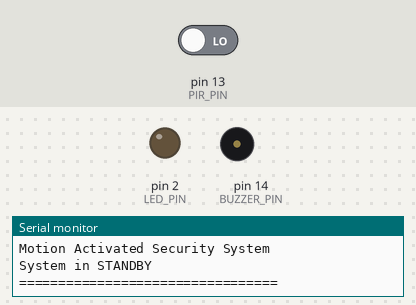
Recording of a sketch running on a simulated Arduino Uno, built with avr-gcc and run on an emulated ATmega328P. On the bench: output pins drawn as LEDs (lit = HIGH), buzzer (waves = sounding), the last lines printed to the serial monitor. The test bench sets the inputs (shaded band); at power-on: pin 13 (PIR_PIN) LOW.

Above: at 1.2 s.
1.3 s: pin 13 (PIR_PIN) driven HIGH
At 1.4 s:
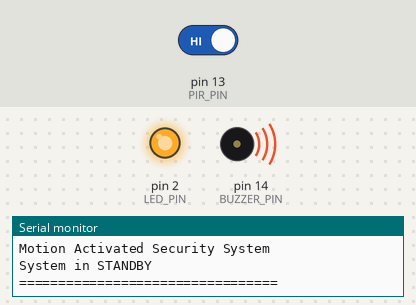
At 2.9 s:
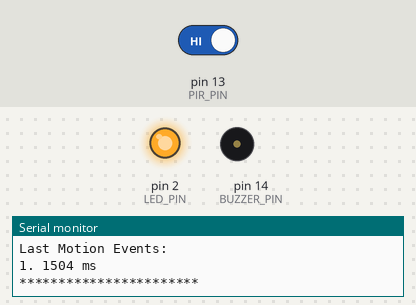
Timing chart, 0 to 4.4 s (numbered marks = the images above; inputs shaded):
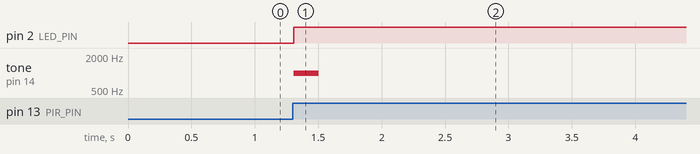

The sketch:

source_code.ino
```cpp
#define PIR_PIN 13
#define LED_PIN 2
#define BUZZER_PIN 14

bool previousMotion = false;
bool alertMode = false;

unsigned long lastMotionTime = 0;

unsigned long eventLog[5];
int eventIndex = 0;

void setup() {

  Serial.begin(115200);

  pinMode(PIR_PIN, INPUT);
  pinMode(LED_PIN, OUTPUT);
  pinMode(BUZZER_PIN, OUTPUT);

  digitalWrite(LED_PIN, LOW);

  Serial.println("=================================");
  Serial.println("Motion Activated Security System");
  Serial.println("System in STANDBY");
  Serial.println("=================================");
}

void loop() {

  bool motion = digitalRead(PIR_PIN);

  if (motion && !previousMotion) {

    alertMode = true;

    lastMotionTime = millis();

    digitalWrite(LED_PIN, HIGH);

    tone(BUZZER_PIN, 1000);
    delay(200);
    noTone(BUZZER_PIN);

    eventLog[eventIndex] = millis();
    eventIndex = (eventIndex + 1) % 5;

    Serial.println();
    Serial.println("******** ALERT ********");
    Serial.print("Motion Detected at ");
    Serial.print(millis());
    Serial.println(" ms");

    Serial.println("Last Motion Events:");

    for (int i = 0; i < 5; i++) {
      if (eventLog[i] != 0) {
        Serial.print(i + 1);
        Serial.print(". ");
        Serial.print(eventLog[i]);
        Serial.println(" ms");
      }
    }

    Serial.println("***********************");
  }

  if (motion) {
    lastMotionTime = millis();
  }

  if (alertMode && (millis() - lastMotionTime >= 60000)) {

    alertMode = false;

    digitalWrite(LED_PIN, LOW);

    Serial.println();
    Serial.println("No Motion for 60 seconds");
    Serial.println("Returning to STANDBY");
  }

  previousMotion = motion;

  delay(100);
}
```

Measured:
- after the input at 1.3 s, pin 2 (LED_PIN): LOW → HIGH at once; tone on pin 14 (BUZZER_PIN): silent → 1000 Hz at once, → silent 0.20 s later
